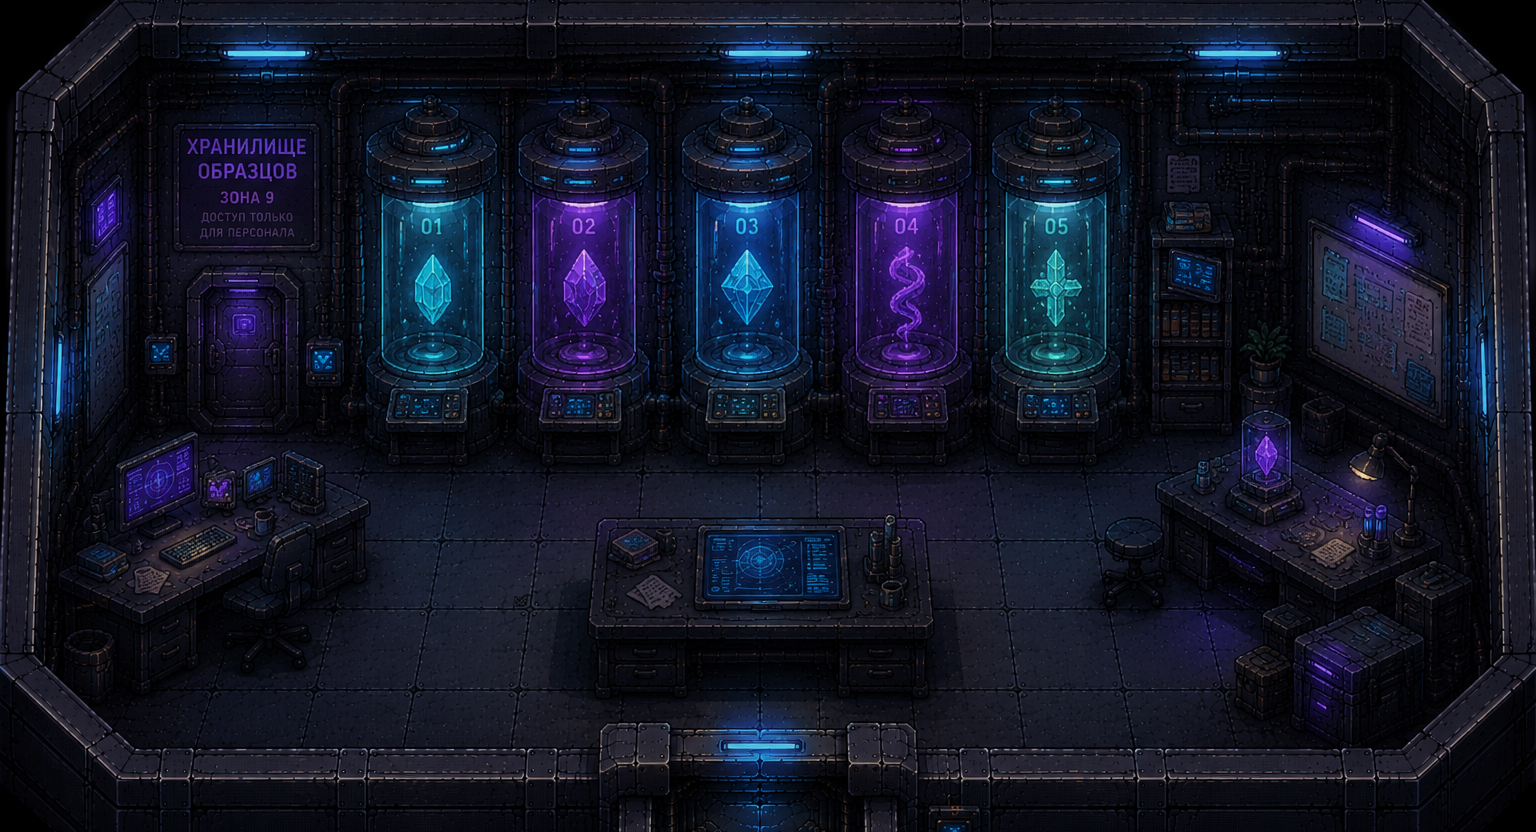

A level layout from a 2D game, rendered from its tile map. Below: a short description, then the map file with its tile-grid data intact:
An orthogonal 48x26 tile map with 32x32 px tiles, 1 tile layer (Слой тайлов 1) and 1 object (exit4).

<map version="1.10" tiledversion="1.12.1" orientation="orthogonal" renderorder="right-down" width="48" height="26" tilewidth="32" tileheight="32" infinite="0" nextlayerid="3" nextobjectid="4">
 <tileset firstgid="1" name="k4" tilewidth="32" tileheight="32" tilecount="1536" columns="48">
  <image source="k4.png" width="1536" height="1024" />
 </tileset>
 <layer id="1" name="Слой тайлов 1" width="48" height="26">
  <data encoding="csv">
49,50,51,52,53,54,55,56,57,58,59,60,61,62,63,64,65,66,67,68,69,70,71,72,73,74,75,76,77,78,79,80,81,82,83,84,85,86,87,88,89,90,91,92,93,94,95,96,
97,98,99,100,101,102,103,104,105,106,107,108,109,110,111,112,113,114,115,116,117,118,119,120,121,122,123,124,125,126,127,128,129,130,131,132,133,134,135,136,137,138,139,140,141,142,143,144,
145,146,147,148,149,150,151,152,153,154,155,156,157,158,159,160,161,162,163,164,165,166,167,168,169,170,171,172,173,174,175,176,177,178,179,180,181,182,183,184,185,186,187,188,189,190,191,192,
193,194,195,196,197,198,199,200,201,202,203,204,205,206,207,208,209,210,211,212,213,214,215,216,217,218,219,220,221,222,223,224,225,226,227,228,229,230,231,232,233,234,235,236,237,238,239,240,
241,242,243,244,245,246,247,248,249,250,251,252,253,254,255,256,257,258,259,260,261,262,263,264,265,266,267,268,269,270,271,272,273,274,275,276,277,278,279,280,281,282,283,284,285,286,287,288,
289,290,291,292,293,294,295,296,297,298,299,300,301,302,303,304,305,306,307,308,309,310,311,312,313,314,315,316,317,318,319,320,321,322,323,324,325,326,327,328,329,330,331,332,333,334,335,336,
337,338,339,340,341,342,343,344,345,346,347,348,349,350,351,352,353,354,355,356,357,358,359,360,361,362,363,364,365,366,367,368,369,370,371,372,373,374,375,376,377,378,379,380,381,382,383,384,
385,386,387,388,389,390,391,392,393,394,395,396,397,398,399,400,401,402,403,404,405,406,407,408,409,410,411,412,413,414,415,416,417,418,419,420,421,422,423,424,425,426,427,428,429,430,431,432,
433,434,435,436,437,438,439,440,441,442,443,444,445,446,447,448,449,450,451,452,453,454,455,456,457,458,459,460,461,462,463,464,465,466,467,468,469,470,471,472,473,474,475,476,477,478,479,480,
481,482,483,484,485,486,487,488,489,490,491,492,493,494,495,496,497,498,499,500,501,502,503,504,505,506,507,508,509,510,511,512,513,514,515,516,517,518,519,520,521,522,523,524,525,526,527,528,
529,530,531,532,533,534,535,536,537,538,539,540,541,542,543,544,545,546,547,548,549,550,551,552,553,554,555,556,557,558,559,560,561,562,563,564,565,566,567,568,569,570,571,572,573,574,575,576,
577,578,579,580,581,582,583,584,585,586,587,588,589,590,591,592,593,594,595,596,597,598,599,600,601,602,603,604,605,606,607,608,609,610,611,612,613,614,615,616,617,618,619,620,621,622,623,624,
625,626,627,628,629,630,631,632,633,634,635,636,637,638,639,640,641,642,643,644,645,646,647,648,649,650,651,652,653,654,655,656,657,658,659,660,661,662,663,664,665,666,667,668,669,670,671,672,
673,674,675,676,677,678,679,680,681,682,683,684,685,686,687,688,689,690,691,692,693,694,695,696,697,698,699,700,701,702,703,704,705,706,707,708,709,710,711,712,713,714,715,716,717,718,719,720,
721,722,723,724,725,726,727,728,729,730,731,732,733,734,735,736,737,738,739,740,741,742,743,744,745,746,747,748,749,750,751,752,753,754,755,756,757,758,759,760,761,762,763,764,765,766,767,768,
769,770,771,772,773,774,775,776,777,778,779,780,781,782,783,784,785,786,787,788,789,790,791,792,793,794,795,796,797,798,799,800,801,802,803,804,805,806,807,808,809,810,811,812,813,814,815,816,
817,818,819,820,821,822,823,824,825,826,827,828,829,830,831,832,833,834,835,836,837,838,839,840,841,842,843,844,845,846,847,848,849,850,851,852,853,854,855,856,857,858,859,860,861,862,863,864,
865,866,867,868,869,870,871,872,873,874,875,876,877,878,879,880,881,882,883,884,885,886,887,888,889,890,891,892,893,894,895,896,897,898,899,900,901,902,903,904,905,906,907,908,909,910,911,912,
913,914,915,916,917,918,919,920,921,922,923,924,925,926,927,928,929,930,931,932,933,934,935,936,937,938,939,940,941,942,943,944,945,946,947,948,949,950,951,952,953,954,955,956,957,958,959,960,
961,962,963,964,965,966,967,968,969,970,971,972,973,974,975,976,977,978,979,980,981,982,983,984,985,986,987,988,989,990,991,992,993,994,995,996,997,998,999,1000,1001,1002,1003,1004,1005,1006,1007,1008,
1009,1010,1011,1012,1013,1014,1015,1016,1017,1018,1019,1020,1021,1022,1023,1024,1025,1026,1027,1028,1029,1030,1031,1032,1033,1034,1035,1036,1037,1038,1039,1040,1041,1042,1043,1044,1045,1046,1047,1048,1049,1050,1051,1052,1053,1054,1055,1056,
1057,1058,1059,1060,1061,1062,1063,1064,1065,1066,1067,1068,1069,1070,1071,1072,1073,1074,1075,1076,1077,1078,1079,1080,1081,1082,1083,1084,1085,1086,1087,1088,1089,1090,1091,1092,1093,1094,1095,1096,1097,1098,1099,1100,1101,1102,1103,1104,
1105,1106,1107,1108,1109,1110,1111,1112,1113,1114,1115,1116,1117,1118,1119,1120,1121,1122,1123,1124,1125,1126,1127,1128,1129,1130,1131,1132,1133,1134,1135,1136,1137,1138,1139,1140,1141,1142,1143,1144,1145,1146,1147,1148,1149,1150,1151,1152,
1153,1154,1155,1156,1157,1158,1159,1160,1161,1162,1163,1164,1165,1166,1167,1168,1169,1170,1171,1172,1173,1174,1175,1176,1177,1178,1179,1180,1181,1182,1183,1184,1185,1186,1187,1188,1189,1190,1191,1192,1193,1194,1195,1196,1197,1198,1199,1200,
1201,1202,1203,1204,1205,1206,1207,1208,1209,1210,1211,1212,1213,1214,1215,1216,1217,1218,1219,1220,1221,1222,1223,1224,1225,1226,1227,1228,1229,1230,1231,1232,1233,1234,1235,1236,1237,1238,1239,1240,1241,1242,1243,1244,1245,1246,1247,1248,
1249,1250,1251,1252,1253,1254,1255,1256,1257,1258,1259,1260,1261,1262,1263,1264,1265,1266,1267,1268,1269,1270,1271,1272,1273,1274,1275,1276,1277,1278,1279,1280,1281,1282,1283,1284,1285,1286,1287,1288,1289,1290,1291,1292,1293,1294,1295,1296
</data>
 </layer>
 <objectgroup id="2" name="exit">
  <object id="2" name="exit4" x="612" y="680" width="304" height="140" />
 </objectgroup>
</map>
